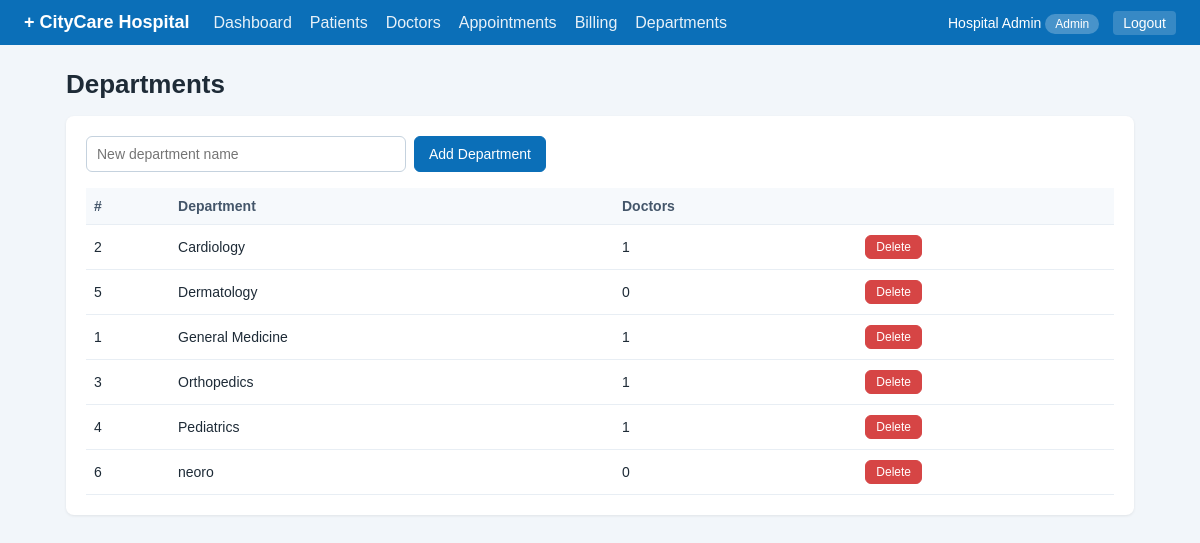
The page /departments (signed in) on the database its author committed.
### tables this page shows
CREATE TABLE departments (
    id   INTEGER PRIMARY KEY AUTOINCREMENT,
    name TEXT NOT NULL UNIQUE
);

### app.py (the view, shortened to what this page needs)
@app.route("/departments", methods=["GET", "POST"])
@login_required("admin")
def departments():
    rows = query("SELECT d.*, (SELECT COUNT(*) FROM doctors WHERE department_id = d.id) AS doctor_count "
                 "FROM departments d ORDER BY d.name")
    return render_template("departments.html", departments=rows)

### app.py (called while the page is built)
def get_db():
    if "db" not in g:
        g.db = sqlite3.connect(DATABASE)
        g.db.row_factory = sqlite3.Row
        g.db.execute("PRAGMA foreign_keys = ON")
    return g.db

def query(sql, args=(), one=False):
    rows = get_db().execute(sql, args).fetchall()
    if one:
        return rows[0] if rows else None
    return rows

def login_required(*roles):
    def decorator(f):
        @wraps(f)
        def wrapper(*args, **kwargs):
            if "user_id" not in session:
                return redirect(url_for("login"))
            if roles and session.get("role") not in roles:
                flash("You do not have permission to open that page.", "error")
                return redirect(url_for("dashboard"))
            return f(*args, **kwargs)
        return wrapper
    return decorator

@app.context_processor
def inject_today():
    return {"today": str(date.today())}

### templates/departments.html (shortened to what this page needs)
{% extends "base.html" %}
{% block content %}
<h1>Departments</h1>
<div class="card">
  <form method="post" class="search">
    <input type="text" name="name" placeholder="New department name" required>
    <button class="btn primary" type="submit">Add Department</button>
  </form>
  <table>
    <tr><th>#</th><th>Department</th><th>Doctors</th><th></th></tr>
    {% for d in departments %}
    <tr><td>{{ d.id }}</td><td>{{ d.name }}</td><td>{{ d.doctor_count }}</td>
      <td><form method="post" action="{{ url_for('department_delete', dept_id=d.id) }}" class="inline"
                onsubmit="return confirm('Delete this department?');"><button class="btn small danger">Delete</button></form></td></tr>
    {% endfor %}
  </table>
</div>
{% endblock %}

### templates/base.html (shortened to what this page needs)
<!doctype html>
<html lang="en">
<head>
  <link rel="stylesheet" href="{{ url_for('static', filename='style.css') }}">
</head>
<body>
{% if session.user_id %}
<header class="navbar">
  <a class="brand" href="{{ url_for('dashboard') }}">+ CityCare Hospital</a>
  <nav>
    <a href="{{ url_for('dashboard') }}">Dashboard</a>
    <a href="{{ url_for('patients') }}">Patients</a>
    <a href="{{ url_for('doctors') }}">Doctors</a>
    <a href="{{ url_for('appointments') }}">Appointments</a>
    {% if session.role in ('admin', 'receptionist') %}<a href="{{ url_for('billing') }}">Billing</a>{% endif %}
    {% if session.role == 'admin' %}<a href="{{ url_for('departments') }}">Departments</a>{% endif %}
  </nav>
  <div class="user">{{ session.name }} <span class="badge role">{{ session.role }}</span>
    <a href="{{ url_for('logout') }}" class="logout">Logout</a></div>
</header>
{% endif %}
<main class="container">
  {% block content %}{% endblock %}
</main>
</body>
</html>

### static/style.css (style rules this page uses)
* { box-sizing: border-box; }
body { margin: 0; font-family: Arial, Helvetica, sans-serif; background: #f2f6fa; color: #1e2b37; }
a { color: #0b6fb8; text-decoration: none; }
h1 { font-size: 26px; margin: 10px 0 16px; }
.navbar { display: flex; align-items: center; gap: 24px; background: #0b6fb8; color: #fff; padding: 12px 24px; flex-wrap: wrap; }
.navbar a { color: #fff; }
.brand { font-weight: bold; font-size: 18px; }
.navbar nav { display: flex; gap: 18px; flex: 1; flex-wrap: wrap; }
.navbar nav a { opacity: .9; }
.user { font-size: 14px; }
.logout { margin-left: 10px; background: rgba(255,255,255,.18); padding: 4px 10px; border-radius: 4px; }
.container { max-width: 1100px; margin: 24px auto; padding: 0 16px; }
.card { background: #fff; border-radius: 8px; padding: 20px; margin-bottom: 20px; box-shadow: 0 1px 3px rgba(0,0,0,.08); }
table { width: 100%; border-collapse: collapse; font-size: 14px; }
th, td { text-align: left; padding: 10px 8px; border-bottom: 1px solid #e8eef4; }
th { background: #f6f9fc; color: #44566a; }
.btn { display: inline-block; border: 1px solid #c5d2de; background: #fff; color: #1e2b37; padding: 8px 14px; border-radius: 6px; cursor: pointer; font-size: 14px; }
.btn.primary { background: #0b6fb8; border-color: #0b6fb8; color: #fff; }
.btn.danger { background: #d64545; border-color: #d64545; color: #fff; }
.btn.small { padding: 4px 10px; font-size: 12px; }
form.inline { display: inline; }
input, select, textarea { width: 100%; padding: 9px 10px; border: 1px solid #c5d2de; border-radius: 6px; font-size: 14px; font-family: inherit; }
.search { display: flex; gap: 8px; margin-bottom: 16px; flex-wrap: wrap; }
.search input, .search select { width: auto; flex: 1; min-width: 160px; max-width: 320px; }
.badge { padding: 3px 10px; border-radius: 12px; font-size: 12px; background: #e8eef4; }
.badge.role { background: rgba(255,255,255,.25); text-transform: capitalize; }

### rows shown on the page
departments: id "2", name "Cardiology", doctor_count "1"
departments: id "5", name "Dermatology", doctor_count "0"
departments: id "1", name "General Medicine", doctor_count "1"
departments: id "3", name "Orthopedics", doctor_count "1"
departments: id "4", name "Pediatrics", doctor_count "1"
departments: id "6", name "neoro", doctor_count "0"

### other values the page prints
{{ session.name }} "Hospital Admin"
{{ session.role }} "Admin"
